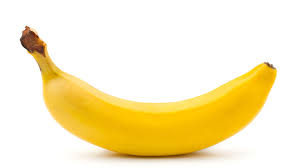
#> input picture src/imagetools/banana.jpg, 300 x 168 px; its folder holds only this picture in this run
$ python batch_addnoisetoimage.py   (older library calls are emulated)
#> lines starting #> are read from the running program, lines starting #| are printed output that depends on the picture
#!/usr/bin/python
# -*- coding: utf-8 -*-
###############################################################################
# Copyright (c) 2015, Julius Sky
#
# Permission is hereby granted, free of charge, to any person obtaining a copy
# of this software and associated documentation files (the "Software"), to deal
# in the Software without restriction, including without limitation the rights
# to use, copy, modify, merge, publish, distribute, sublicense, and/or sell
# copies of the Software, and to permit persons to whom the Software is
# furnished to do so, subject to the following conditions:
#
# The above copyright notice and this permission notice shall be included in
# all copies or substantial portions of the Software.
#
# THE SOFTWARE IS PROVIDED "AS IS", WITHOUT WARRANTY OF ANY KIND, EXPRESS OR
# IMPLIED, INCLUDING BUT NOT LIMITED TO THE WARRANTIES OF MERCHANTABILITY,
# FITNESS FOR A PARTICULAR PURPOSE AND NONINFRINGEMENT. IN NO EVENT SHALL THE
# AUTHORS OR COPYRIGHT HOLDERS BE LIABLE FOR ANY CLAIM, DAMAGES OR OTHER
# LIABILITY, WHETHER IN AN ACTION OF CONTRACT, TORT OR OTHERWISE, ARISING FROM,
# OUT OF OR IN CONNECTION WITH THE SOFTWARE OR THE USE OR OTHER DEALINGS IN
# THE SOFTWARE.
###############################################################################


'''
File: batch_addnoisetoimage.py
Author: julius.skye@gmail.com
Date: 1.05.2015
File Description:
This program adds noise to all images in current dir.
'''

import glob
from scipy import misc
import numpy as np
import matplotlib.pyplot as plt # import
import matplotlib.cm as cm

files = glob.glob('*.jpg')
for file in files:
    file = open(file)
    filename = file.name


    imagea = (misc.imread(filename)).astype(float)

    poissonNoise = np.random.poisson(4000,imagea.shape).astype(float)
    # for i in range(10):
    noisy = imagea + poissonNoise
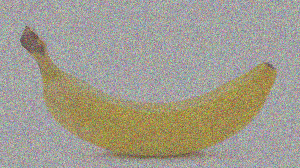
#> noisy: shape (168, 300, 3) float64; mean R, G, B 4249.9, 4235.3, 4193.2; drawn with min black and max white

    misc.imsave(filename+'-noisy.jpg', noisy)

    file.close()
